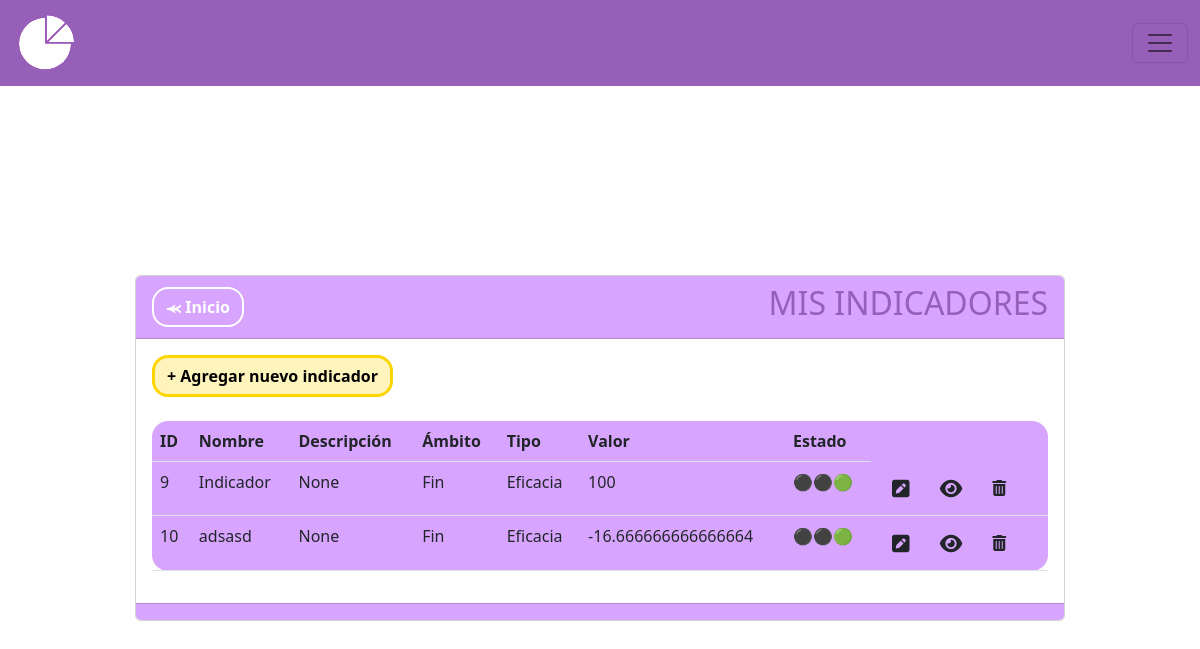
The app's page /indicadores, older data.
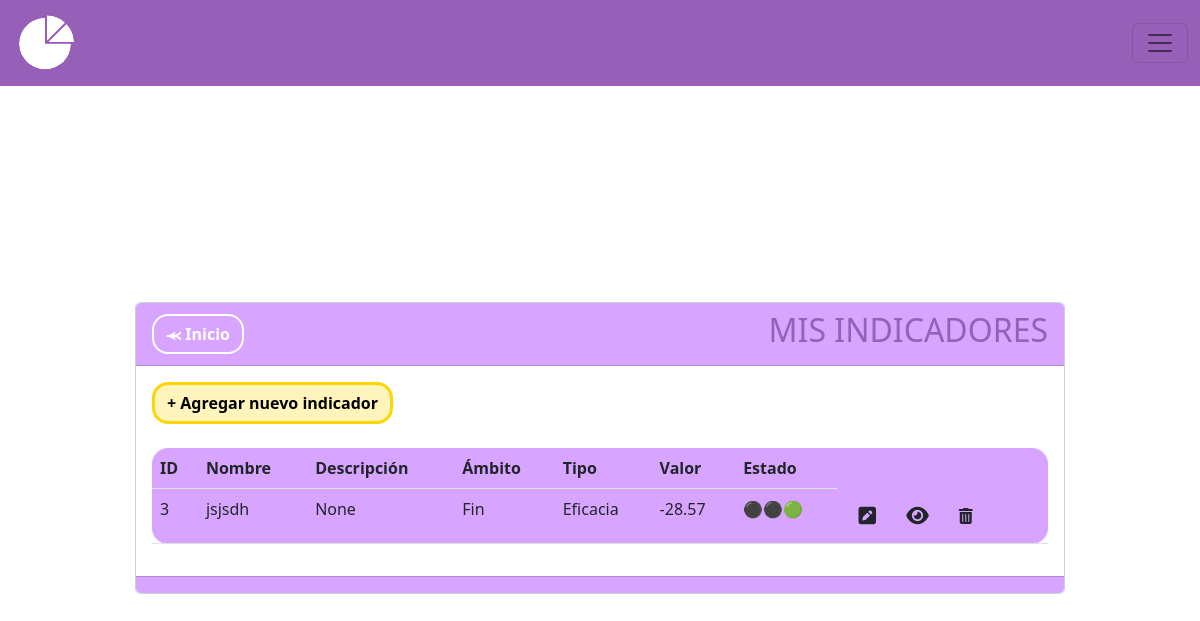
The same page, newer data.
### MIReApp/models.py (models this page shows, shortened)
class Indicador(models.Model):
    id = models.AutoField(primary_key=True)
    nombre = models.CharField(max_length=100,
                              verbose_name='Nombre',
                              unique= True,
                              validators= [
                                  RegexValidator(regex= r'^[a-zA-Z\s]*$',
                                                 message="El nombre no puede contener caracteres especiales.",
                                                 code='invalid_nombre')
                              ])
    descripcion = models.CharField(max_length=100, verbose_name='Descripción', blank=True, null=True)
    frecuencia = models.CharField(verbose_name='Frecuencia de medición',max_length=10, choices=FRECUENCIAS,default='Anual')
    ambito = models.ForeignKey('Ambito', on_delete=models.CASCADE)
    tipo = models.ForeignKey('Tipo', on_delete=models.CASCADE)
    formula = models.CharField(max_length=20, choices= FORMULAS,verbose_name='Formula', blank=True)
    numerador = models.ForeignKey('Metrica', related_name='Numerador', on_delete=models.CASCADE, blank=True, null=True)
    denominador = models.ForeignKey('Metrica', related_name='Denominador', on_delete=models.CASCADE, blank=True, null=True)
    numerador_periodo = models.ForeignKey('HistorialMetrica', related_name='Instancia_Numerador', on_delete=models.CASCADE, blank=True, null=True)
    denominador_periodo = models.ForeignKey('HistorialMetrica', related_name='Instancia_Denominador', on_delete=models.CASCADE, blank=True, null=True)
    numerador_medida = models.CharField(max_length=100, verbose_name='', blank=True, null=True)
    denominador_medida = models.CharField(max_length=100, verbose_name='', blank=True, null=True)
    numerador_valor = models.PositiveIntegerField(verbose_name='', blank=True, null=True)
    denominador_valor = models.PositiveIntegerField(verbose_name='' , blank=True, null=True)
    resultado = models.CharField(max_length=100, verbose_name='', blank=True, null=True)
    estado = models.CharField(max_length=100, verbose_name='Descripción', blank=True, null=True)

class Ambito(models.Model):
    nombre = models.CharField(max_length=15)
    def __str__(self):
        return self.nombre

class Tipo(models.Model):
    nombre = models.CharField(max_length=15)
    ambito = models.ForeignKey(Ambito, on_delete=models.CASCADE)
    def __str__(self):
        return self.nombre

### MIReApp/views.py (the view)
# urls.py: path('indicadores',views.indicadores, name='indicadores'),
def indicadores(request):
    indicadores = Indicador.objects.all()
    return render(request, 'indicadores/indexindicador.html', {'indicador': indicadores})

### MIReApp/templates/indicadores/indexindicador.html (shortened to what this page needs)
{% extends "base.html" %}
{% block contenido %}
<br>
<br>
<br>
<center>
    <link rel="stylesheet" href="https://cdnjs.cloudflare.com/ajax/libs/font-awesome/6.4.2/css/all.min.css">
    <div class="col-md-10 card" style="text-align: left;">
        <div class="card-header" style="background-color: #D7A5FF;">
            <div style="display: flex; justify-content: space-between; align-items: center;">
                <span><a href="{% url 'inicio' %}" class="btn btn-secondary rounded-4 fw-bold" style="background-color: transparent; color:white;border-color: white;border-width: 2px;">⪻ Inicio</a></span>
                <span><h2>MIS INDICADORES</h2></span>
            </div>
        </div>
        <div class="card-body">
            <a name="" id="" class="btn fw-bold rounded-4" href="{% url 'crear_indicador' %}" style="background-color: #fff4bb;color: #000000;border-color: #ffd500;border-width: 3px;">+ Agregar nuevo indicador</a>
            <br>
            <br>
            <div class="table-responsive">
                <table class="table rounded-4" style="background-color: #D7A5FF;">
                    <thead>
                        <tr>
                            <th scope="col">ID</th>
                            <th scope="col">Nombre</th>
                            <th scope="col">Descripción</th>
                            <th scope="col">Ámbito</th>
                            <th scope="col">Tipo</th>
                            <th scope="col">Valor</th>
                            <th scope="col">Estado</th>
                        </tr>
                    </thead>
                    <tbody>
                        {% for indi in indicador %}
                        <tr class="">
                            <td scope="row">{{ indi.id }}</td>
                            <td>{{ indi.nombre }}</td>
                            <td>{{ indi.descripcion }}</td>
                            <td>{{ indi.ambito }}</td>
                            <td>{{ indi.tipo }}</td>
                            <td>{{ indi.resultado }}</td>
                            {% if indi.numerador_medida == None and indi.denominador_medida == None and indi.numerador_valor == None and indi.denominador_valor == None %}
                                <td> 🔴⚫⚫ </td>
                            {% elif indi.numerador_medida != None and indi.denominador_medida != None and indi.numerador_valor != None and indi.denominador_valor != None %}
                                <td> ⚫⚫🟢 </td>
                            {% else %}
                                <td> ⚫🟡⚫</td>
                            {% endif %}
                            <td>
                                <a name="" id="" class="btn" href="{% url 'editar_indicador' indi.id %}"><i class="fa-solid fa-square-pen fa-lg"></i></a>
                                <a class="btn" href="{% url 'ver_indicador' indi.id %}"><i class="fa-solid fa-eye fa-lg"></i>{{ indicador.titulo }}</a>
                                <a class="btn eliminarIndicador-btn" data-id="{{ item.id }}" role="button"><i class="fa-solid fa-trash-can"></i></a>
                            </td>
                        </tr>
                        {% endfor %}
                    </tbody>
                </table>
            </div>
        </div>
        <div class="card-footer text-muted" style="background-color: #D7A5FF;">
        </div>
    </div>
</div>
{% endblock %}

Row changes from the older to the newer data that the page shows:
removed Indicador: id "9", nombre "Indicador", descripcion "None", ambito "Fin", tipo "Eficacia", resultado "100"
removed Indicador: id "10", nombre "adsasd", descripcion "None", ambito "Fin", tipo "Eficacia", resultado "-16.666666666666664"
added Indicador: id "3", nombre "jsjsdh", descripcion "None", ambito "Fin", tipo "Eficacia", resultado "-28.57"
